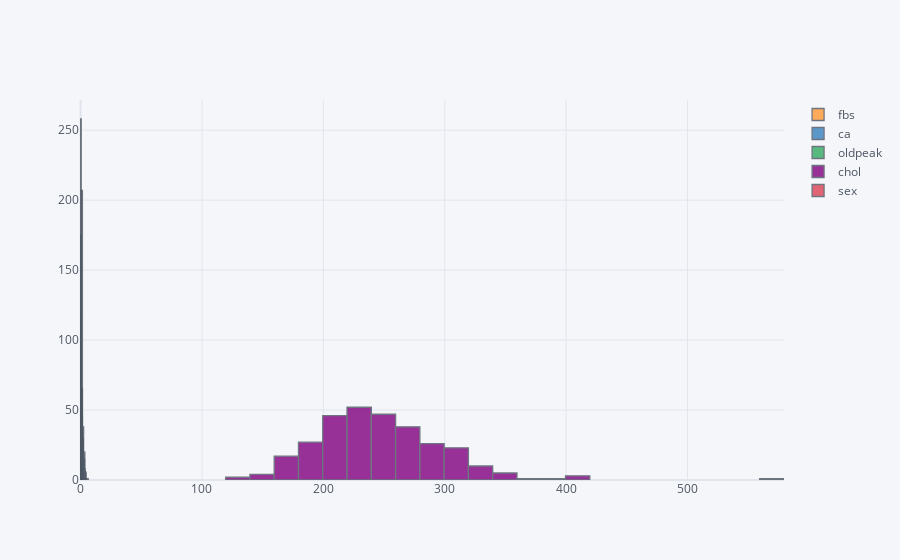

Notebook source saved alongside this figure:
### Code cell
df0[skew_cols.index].iplot(kind='hist');

### Figure 1 — Plotly figure (JSON) as saved in the notebook; plotly's stock layout.template omitted (floating-point values rounded to 4 significant figures; data arrays with more than 128 entries replaced by an {"elided": "..."} marker saying what was removed)
{"data": [{"histfunc": "count", "histnorm": "", "marker": {"color": "rgba(255, 153, 51, 1.0)", "line": {"color": "#4D5663", "width": 1.3}}, "name": "fbs", "opacity": 0.8, "orientation": "v", "type": "histogram", "x": {"elided": "303 int values"}}, {"histfunc": "count", "histnorm": "", "marker": {"color": "rgba(55, 128, 191, 1.0)", "line": {"color": "#4D5663", "width": 1.3}}, "name": "ca", "opacity": 0.8, "orientation": "v", "type": "histogram", "x": {"elided": "303 int values"}}, {"histfunc": "count", "histnorm": "", "marker": {"color": "rgba(50, 171, 96, 1.0)", "line": {"color": "#4D5663", "width": 1.3}}, "name": "oldpeak", "opacity": 0.8, "orientation": "v", "type": "histogram", "x": {"elided": "303 float values"}}, {"histfunc": "count", "histnorm": "", "marker": {"color": "rgba(128, 0, 128, 1.0)", "line": {"color": "#4D5663", "width": 1.3}}, "name": "chol", "opacity": 0.8, "orientation": "v", "type": "histogram", "x": {"elided": "303 int values"}}, {"histfunc": "count", "histnorm": "", "marker": {"color": "rgba(219, 64, 82, 1.0)", "line": {"color": "#4D5663", "width": 1.3}}, "name": "sex", "opacity": 0.8, "orientation": "v", "type": "histogram", "x": {"elided": "303 int values"}}], "layout": {"barmode": "overlay", "legend": {"bgcolor": "#F5F6F9", "font": {"color": "#4D5663"}}, "paper_bgcolor": "#F5F6F9", "plot_bgcolor": "#F5F6F9", "title": {"font": {"color": "#4D5663"}}, "xaxis": {"gridcolor": "#E1E5ED", "showgrid": true, "tickfont": {"color": "#4D5663"}, "title": {"font": {"color": "#4D5663"}, "text": ""}, "zerolinecolor": "#E1E5ED"}, "yaxis": {"gridcolor": "#E1E5ED", "showgrid": true, "tickfont": {"color": "#4D5663"}, "title": {"font": {"color": "#4D5663"}, "text": ""}, "zerolinecolor": "#E1E5ED"}}}
